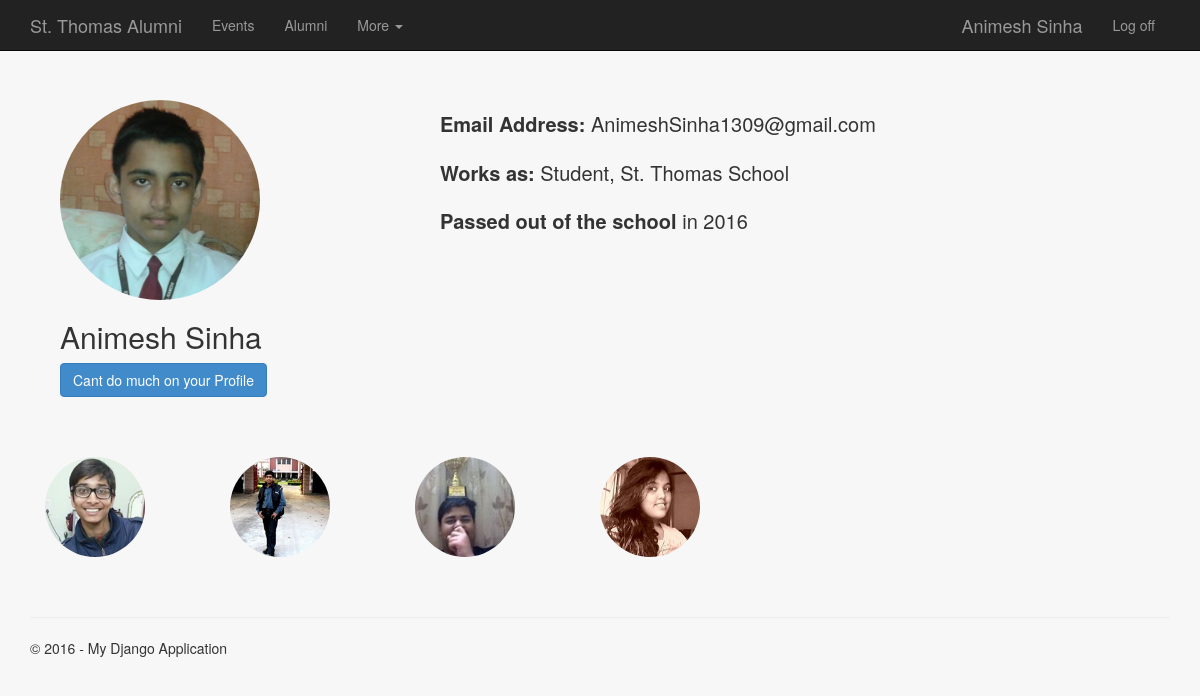
The app's page /profile/animeshsinha (signed in) with its own data.
### app/models.py (models this page shows, shortened)
class Alumnus(models.Model):
    class Meta:
        verbose_name_plural = "Alumni"
    user = models.OneToOneField(User, on_delete=models.CASCADE)
    jobtitle = models.CharField(max_length=50)
    workplace = models.CharField(max_length=100)
    batch = models.IntegerField()
    picture = models.ImageField(upload_to='profile/', default='profile/_defaultavatar.png')

class Circle(models.Model):
    FRIENDSHIP_CHOICES = (
        ('FR', 'Friends'),
        ('AQ', 'Acquaintences'),
    )
    user = models.ForeignKey(Alumnus, related_name='alumnus_user')
    friend = models.ForeignKey(Alumnus, related_name='alumnus_friend')
    type = models.CharField(max_length=2, choices=FRIENDSHIP_CHOICES)

### app/views.py (the view)
# urls.py: url(r'^profile/(?P<username>\w*)/?$', app.views.profile),
def profile(request, username):
    assert isinstance(request, HttpRequest)
    if(username == ""): person = request.user
    else: person = User.objects.get(username=username)
    displaying = Alumnus.objects.get(user=person)
    befriender = Alumnus.objects.get(user = request.user)
    befriendee = Alumnus.objects.get(user = person)
    if(Circle.objects.filter(user=befriender, friend=befriendee).count() != 0): status = 'Friends'
    elif(request.user == person): status = 'Self'
    else: status = 'Unconnected'
    return render(
        request,
        'app/profile.html',
        {
            'title':'Alumni List',
            'data':displaying,
            'friends':Circle.objects.filter(user=displaying).only('friend'),
            'year':datetime.now().year,
            'status':status,
        }
    )

### app/templates/app/profile.html (shortened to what this page needs)
{% extends "app/layout.html" %}
{% block content %}
{% load staticfiles %}
<div style="padding: 30px;">
    <div class="row">
        <div class="col-md-4">
            <img src="{{ data.picture.url }}" height="200" width="200" class="img-circle" />
            <h2>{{ data.user.first_name }} {{ data.user.last_name }}</h2>
            {% if status == 'Unconnected' %}
                <a href="/actions/befriend/{{ data.user.username }}" class="btn btn-primary">
                    Add to Friends List
                </a>
            {% elif status == 'Friends' %}
                <a href="/actions/unfriend/{{ data.user.username }}" class="btn btn-primary">
                    Remove to Friends List
                </a>
            {% elif status == 'Self' %}
                <a href="/actions/befriend/{{ data.user.username }}" class="btn btn-primary">
                    Cant do much on your Profile
                </a>
            {% endif %}
        </div>
        <div class="col-md-8">
            <div class="profile-item">
                <strong>Email Address: </strong>{{ data.user.email }}
            </div>
            <div class="profile-item">
                <strong>Works as: </strong>{{ data.jobtitle }}, {{ data.workplace }}
            </div>
            <div class="profile-item">
                <strong>Passed out of the school</strong> in {{ data.batch }}
             </div>
        </div>
    </div>
    <div class="row" style="margin-top: 50px;">
        {% for friend in friends %}
            <a class="col-md-2 col-sm-3 col-xs-6" style="padding: 10px 0px;"
                    href="/profile/{{ friend.friend.user.username }}">
                <img src="{{ friend.friend.picture.url }}" class="img-circle" height="100" width="100"
                        title="{{ friend.friend.user.first_name }} {{ friend.friend.user.last_name }}"
                        data-toggle="tooltip" data-placement="top" />
            </a>
        {% endfor %}
    </div>
</div>
{% endblock %}

### app/templates/app/loginpartial.html (shortened to what this page needs)
{% if user.is_authenticated %}
<form id="logoutForm" action="/logout" method="post" class="navbar-right">
    <ul class="nav navbar-nav navbar-right">
        <li><span class="navbar-brand">{{ user.first_name }} {{ user.last_name }}</span></li>
        <li><a href="javascript:document.getElementById('logoutForm').submit()">Log off</a></li>
    </ul>
</form>
{% else %}
<ul class="nav navbar-nav navbar-right">
    <li><a href="{% url 'login' %}">Log in</a></li>
</ul>
{% endif %}

### app/static/app/content/site.css (style rules this page uses)
div.navbar form { margin-bottom: 0; }
div.profile-item { padding: 10px; font-size: 20px; }

### records on screen
Alumnus: picture (picture), user.first_name "Animesh", user.last_name "Sinha", user.email "AnimeshSinha1309@gmail.com", jobtitle "Student", workplace "St. Thomas School", batch "2016"
Circle: friend.picture (picture)
Circle: friend.picture (picture)
Circle: friend.picture (picture)
Circle: friend.picture (picture)

### other values on screen
{{ user.first_name }} "Animesh"
{{ user.last_name }} "Sinha"
